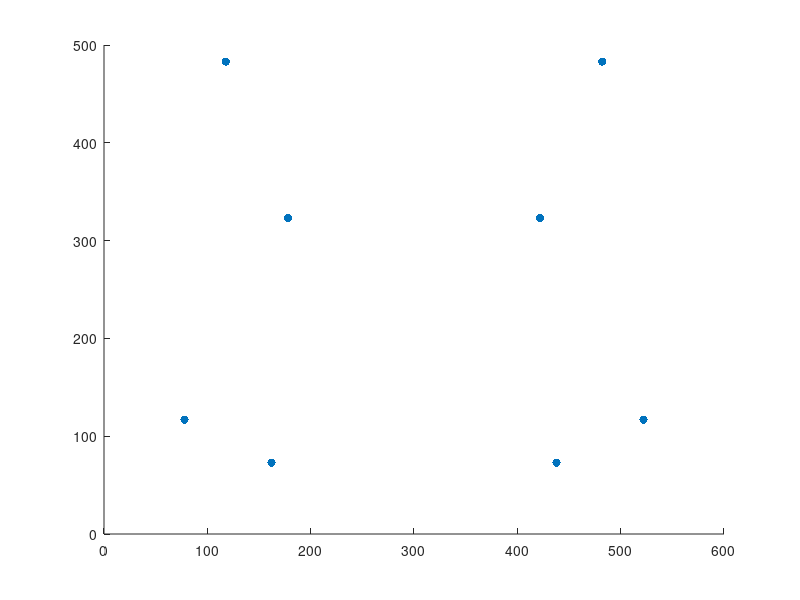

Reproduce this figure in MATLAB.
%% Part 1: Camera Calibration using 3D calibration object
%% driver function which invokes other functions to solve the sub parts of the problem
function[] = part1()
    object_points = [2 2 2; -2 2 2; -2 2 -2; 2 2 -2; 2 -2 2; -2 -2 2; -2 -2 -2; 2 -2 -2];
    image_points = [422 323; 178 323; 118 483; 482 483; 438 73; 162 73; 78 117; 522 117];
    %Plot the image points
    draw_image_points(image_points);
    %Generate the p_matrix
    p_matrix = Generate_P_Matrix(object_points , image_points);     
    %get the M matrix from svd of p_matrix
    m_matrix = perform_svd(p_matrix);
    %calculate the translation matrix vector
    calculate_translation_matrix(m_matrix);
    %calculate the matrix M'
    m_dash = calculate_m_dash(m_matrix);
    %calculate the rotation vector Rx and matrix N
    n_matrix = calculate_R_x(m_dash);
    %calculate theta_z in degrees
    k_matrix = calculate_theta_z(n_matrix);
    %calculate the camera intrinsic params
    calculate_intrinsic_params(k_matrix)
end

%% This function plots the image points
function[] = draw_image_points(image_points)
    nPoints = length(image_points);
    x = image_points(:, 1);
    y = image_points(:, 2);
    scatter(x, y , 'filled');
end

%% This function returns the two rows of the P matrix
function [rows] = GetRows(object_point , image_point)
    %convert object_point to homogeneous coordinates
    object_point = [object_point 1];
    u = image_point(1);
    v = image_point(2);
    zeroes = [0 0 0 0];
    row1 = [object_point zeroes object_point.*(-u)];
    row2 = [zeroes object_point object_point.*(-v)];
    rows = [row1; row2];
end

%% This function generates the 16 rows and 12 columns of the P Matrix
function [p_matrix] = Generate_P_Matrix(object_points , image_points)
    p_matrix = [];
    [rows_n col_n] = size(object_points);
    for i = 1 : rows_n
        object_point = object_points(i , :);
        image_point = image_points(i , :);
        rows = GetRows(object_point , image_point);
        p_matrix = [p_matrix ; rows];
    end
    %%
    %display the p_matrix
    display(p_matrix);
end

%% This function will calculate the M Matrix by performing svd on P Matrix
function [m_matrix] = perform_svd(p_matrix)
    [u,s,v] = svd(p_matrix);
    last_column_v = v(: , end);
    transpose_m_matrix = reshape(last_column_v, [], 3);
    m_matrix = transpose(transpose_m_matrix);
    %%
    %display the projection matrix M
    m_matrix
end

%% This function will calculate euclidean coordinates of camera center in the frame of reference of cube
function [] = calculate_translation_matrix(m_matrix)
    [u,s,v] = svd(m_matrix);
    camera_center_homogeneous = v(: , end);
    %convert to Euclidean co-ordinates
    x = camera_center_homogeneous(1)/camera_center_homogeneous(4);
    y = camera_center_homogeneous(2)/camera_center_homogeneous(4);
    z = camera_center_homogeneous(3)/camera_center_homogeneous(4);
    camera_center_euclidean = [x y z];
    %%
    %print the euclidean coordinates of camera center
    camera_center_euclidean
end

%% This function calculates the matrix M' composed of first 3 columns of M matrix
function [m_dash] = calculate_m_dash(m_matrix)
    m_dash = m_matrix(:,1:3);
    scale_factor = m_dash(3,3);
    m_dash = m_dash./scale_factor;
    %%
    %print matrix M'
    m_dash
end

%% This function calculates the Rx , Theta_x and N
function [n_matrix] = calculate_R_x(m_dash)
    m33 = m_dash(3, 3);
    m32 = m_dash(3, 2);
    cos_theta_x = m33 / sqrtm(m33^2 + m32^2);
    sin_theta_x = -m32 / sqrtm(m33^2 + m32^2);
    Rx_matrix = [1 0 0; 0 cos_theta_x -sin_theta_x; 0 sin_theta_x cos_theta_x];
    n_matrix = m_dash*Rx_matrix;
    %%
    %print Rx , Theta_x and matrix N
    Rx_matrix     
    theta_x = atand(sin_theta_x / cos_theta_x)
    n_matrix
end

%% This function calculates the angle of rotation about z axis(theta_z) and returns the K matrix
function [k_matrix] = calculate_theta_z(n_matrix)
    n22 = n_matrix(2, 2);
    n21 = n_matrix(2, 1);
    cos_theta_z = n22 / sqrtm(n21^2 + n22^2);
    sin_theta_z = -n21 / sqrtm(n21^2 + n22^2);
    Rz_matrix = [cos_theta_z -sin_theta_z 0; sin_theta_z cos_theta_z 0; 0 0 1];
    %calculate the K matrix
    k_matrix = n_matrix*Rz_matrix;
    %%print theta_z
    theta_z = atand(sin_theta_z / cos_theta_z)
end    

%% This function uses the k matrix to calculate the focal lengths and center of the camera
function [] = calculate_intrinsic_params(k_matrix)
    %Rescale the k matrix
    scale_factor = k_matrix(3, 3);
    k_matrix = k_matrix./scale_factor;
    %%
    %print K matrix
    k_matrix
    %%
    %Calculate the focal lengths 
    output_x = ['focal_length_x = k_matrix(1,1) = ' , num2str(k_matrix(1, 1))];
    output_y = ['focal_length_y = k_matrix(2,2) = ' , num2str(k_matrix(2, 2))];
    focal_length_x = k_matrix(1, 1);
    %display the focal length along the x any y axes in pixels
    disp(output_x);
    disp(output_y);
    %%
    %Calculate the center coordinates in pixels
    u = k_matrix(1, 3);
    v = k_matrix(2, 3);
    center = [num2str(u) , ', ' , num2str(v)];
    output = ['center = (u, v) = ' , '(' , center , ')'];
    %display center
    disp(output);
end
    